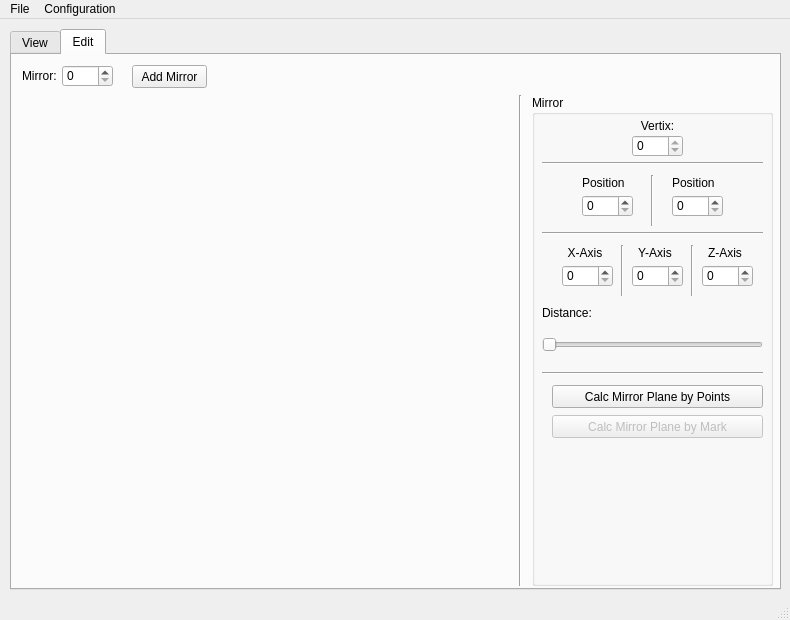
<?xml version="1.0" encoding="UTF-8"?>
<ui version="4.0">
 <class>MirrorManagerGUI</class>
 <widget class="QMainWindow" name="MirrorManagerGUI">
  <property name="geometry">
   <rect>
    <x>0</x>
    <y>0</y>
    <width>790</width>
    <height>620</height>
   </rect>
  </property>
  <property name="windowTitle">
   <string>MainWindow</string>
  </property>
  <widget class="QWidget" name="centralwidget">
   <widget class="QTabWidget" name="mirror_tab_widget">
    <property name="geometry">
     <rect>
      <x>10</x>
      <y>10</y>
      <width>771</width>
      <height>561</height>
     </rect>
    </property>
    <property name="currentIndex">
     <number>1</number>
    </property>
    <widget class="QWidget" name="_mirror_tab_view">
     <attribute name="title">
      <string>View</string>
     </attribute>
     <widget class="QWidget" name="_mirror_view_widget_left" native="true">
      <property name="geometry">
       <rect>
        <x>10</x>
        <y>10</y>
        <width>480</width>
        <height>369</height>
       </rect>
      </property>
     </widget>
     <widget class="QWidget" name="_mirror_view_widget3" native="true">
      <property name="geometry">
       <rect>
        <x>510</x>
        <y>10</y>
        <width>240</width>
        <height>160</height>
       </rect>
      </property>
     </widget>
     <widget class="QWidget" name="_mirror_view_widget4" native="true">
      <property name="geometry">
       <rect>
        <x>510</x>
        <y>180</y>
        <width>240</width>
        <height>160</height>
       </rect>
      </property>
     </widget>
     <widget class="QWidget" name="_mirror_view_widget2" native="true">
      <property name="geometry">
       <rect>
        <x>570</x>
        <y>350</y>
        <width>120</width>
        <height>80</height>
       </rect>
      </property>
     </widget>
     <widget class="QWidget" name="_mirror_view_widget1" native="true">
      <property name="geometry">
       <rect>
        <x>570</x>
        <y>440</y>
        <width>120</width>
        <height>80</height>
       </rect>
      </property>
     </widget>
    </widget>
    <widget class="QWidget" name="_mirror_tab_edit">
     <attribute name="title">
      <string>Edit</string>
     </attribute>
     <widget class="QWidget" name="_mirror_widget_bottom_right" native="true">
      <property name="geometry">
       <rect>
        <x>260</x>
        <y>370</y>
        <width>240</width>
        <height>160</height>
       </rect>
      </property>
     </widget>
     <widget class="QSpinBox" name="_mirror_spinbox_mirror">
      <property name="geometry">
       <rect>
        <x>50</x>
        <y>10</y>
        <width>51</width>
        <height>22</height>
       </rect>
      </property>
     </widget>
     <widget class="QGroupBox" name="mirror_groupbox_data">
      <property name="geometry">
       <rect>
        <x>520</x>
        <y>40</y>
        <width>241</width>
        <height>491</height>
       </rect>
      </property>
      <property name="title">
       <string>Mirror</string>
      </property>
      <widget class="QLabel" name="_mirror_label_vertix">
       <property name="geometry">
        <rect>
         <x>100</x>
         <y>20</y>
         <width>51</width>
         <height>21</height>
        </rect>
       </property>
       <property name="text">
        <string>Vertix:</string>
       </property>
       <property name="alignment">
        <set>Qt::AlignCenter</set>
       </property>
      </widget>
      <widget class="QSpinBox" name="_mirror_spinbox_vertix">
       <property name="geometry">
        <rect>
         <x>100</x>
         <y>40</y>
         <width>51</width>
         <height>22</height>
        </rect>
       </property>
       <property name="maximum">
        <number>0</number>
       </property>
      </widget>
      <widget class="QSpinBox" name="_mirror_spinbox_vertix_x">
       <property name="geometry">
        <rect>
         <x>50</x>
         <y>100</y>
         <width>51</width>
         <height>22</height>
        </rect>
       </property>
       <property name="maximum">
        <number>640</number>
       </property>
      </widget>
      <widget class="Line" name="line_2">
       <property name="geometry">
        <rect>
         <x>10</x>
         <y>60</y>
         <width>221</width>
         <height>16</height>
        </rect>
       </property>
       <property name="orientation">
        <enum>Qt::Horizontal</enum>
       </property>
      </widget>
      <widget class="QLabel" name="_mirror_label_posx">
       <property name="geometry">
        <rect>
         <x>50</x>
         <y>80</y>
         <width>46</width>
         <height>16</height>
        </rect>
       </property>
       <property name="text">
        <string>Position X:</string>
       </property>
      </widget>
      <widget class="Line" name="line_3">
       <property name="geometry">
        <rect>
         <x>10</x>
         <y>130</y>
         <width>221</width>
         <height>16</height>
        </rect>
       </property>
       <property name="orientation">
        <enum>Qt::Horizontal</enum>
       </property>
      </widget>
      <widget class="QSpinBox" name="_mirror_spinbox_vertix_y">
       <property name="geometry">
        <rect>
         <x>140</x>
         <y>100</y>
         <width>51</width>
         <height>22</height>
        </rect>
       </property>
       <property name="maximum">
        <number>480</number>
       </property>
      </widget>
      <widget class="QLabel" name="_mirror_label_posy">
       <property name="geometry">
        <rect>
         <x>140</x>
         <y>80</y>
         <width>46</width>
         <height>16</height>
        </rect>
       </property>
       <property name="text">
        <string>Position Y:</string>
       </property>
      </widget>
      <widget class="Line" name="line_5">
       <property name="geometry">
        <rect>
         <x>110</x>
         <y>80</y>
         <width>20</width>
         <height>51</height>
        </rect>
       </property>
       <property name="orientation">
        <enum>Qt::Vertical</enum>
       </property>
      </widget>
      <widget class="QSpinBox" name="_mirror_spinbox_vertix_x_axis">
       <property name="geometry">
        <rect>
         <x>30</x>
         <y>170</y>
         <width>51</width>
         <height>22</height>
        </rect>
       </property>
      </widget>
      <widget class="QLabel" name="_mirror_label_x_axis">
       <property name="geometry">
        <rect>
         <x>30</x>
         <y>150</y>
         <width>46</width>
         <height>16</height>
        </rect>
       </property>
       <property name="text">
        <string>X-Axis</string>
       </property>
       <property name="alignment">
        <set>Qt::AlignCenter</set>
       </property>
      </widget>
      <widget class="QSpinBox" name="_mirror_spinbox_vertix_y_axis">
       <property name="geometry">
        <rect>
         <x>100</x>
         <y>170</y>
         <width>51</width>
         <height>22</height>
        </rect>
       </property>
      </widget>
      <widget class="QLabel" name="_mirror_label_y_axis">
       <property name="geometry">
        <rect>
         <x>100</x>
         <y>150</y>
         <width>46</width>
         <height>16</height>
        </rect>
       </property>
       <property name="text">
        <string>Y-Axis</string>
       </property>
       <property name="alignment">
        <set>Qt::AlignCenter</set>
       </property>
      </widget>
      <widget class="QSpinBox" name="_mirror_spinbox_vertix_z_axis">
       <property name="geometry">
        <rect>
         <x>170</x>
         <y>170</y>
         <width>51</width>
         <height>22</height>
        </rect>
       </property>
      </widget>
      <widget class="QLabel" name="_mirror_label_z_axis">
       <property name="geometry">
        <rect>
         <x>170</x>
         <y>150</y>
         <width>46</width>
         <height>16</height>
        </rect>
       </property>
       <property name="text">
        <string>Z-Axis</string>
       </property>
       <property name="alignment">
        <set>Qt::AlignCenter</set>
       </property>
      </widget>
      <widget class="Line" name="line_6">
       <property name="geometry">
        <rect>
         <x>80</x>
         <y>150</y>
         <width>20</width>
         <height>51</height>
        </rect>
       </property>
       <property name="orientation">
        <enum>Qt::Vertical</enum>
       </property>
      </widget>
      <widget class="Line" name="line_7">
       <property name="geometry">
        <rect>
         <x>150</x>
         <y>150</y>
         <width>20</width>
         <height>51</height>
        </rect>
       </property>
       <property name="orientation">
        <enum>Qt::Vertical</enum>
       </property>
      </widget>
      <widget class="Line" name="line_8">
       <property name="geometry">
        <rect>
         <x>10</x>
         <y>270</y>
         <width>221</width>
         <height>16</height>
        </rect>
       </property>
       <property name="orientation">
        <enum>Qt::Horizontal</enum>
       </property>
      </widget>
      <widget class="QLabel" name="_mirror_label_distance">
       <property name="geometry">
        <rect>
         <x>10</x>
         <y>210</y>
         <width>91</width>
         <height>16</height>
        </rect>
       </property>
       <property name="text">
        <string>Distance:</string>
       </property>
      </widget>
      <widget class="QSlider" name="_mirror_slider_distance">
       <property name="geometry">
        <rect>
         <x>10</x>
         <y>240</y>
         <width>221</width>
         <height>19</height>
        </rect>
       </property>
       <property name="orientation">
        <enum>Qt::Horizontal</enum>
       </property>
      </widget>
      <widget class="QPushButton" name="_mirror_push_button_calc_points">
       <property name="geometry">
        <rect>
         <x>20</x>
         <y>290</y>
         <width>211</width>
         <height>23</height>
        </rect>
       </property>
       <property name="text">
        <string>Calc Mirror Plane by Points</string>
       </property>
      </widget>
      <widget class="QPushButton" name="pushButton_2">
       <property name="enabled">
        <bool>false</bool>
       </property>
       <property name="geometry">
        <rect>
         <x>20</x>
         <y>320</y>
         <width>211</width>
         <height>23</height>
        </rect>
       </property>
       <property name="text">
        <string>Calc Mirror Plane by Mark</string>
       </property>
      </widget>
     </widget>
     <widget class="Line" name="line_4">
      <property name="geometry">
       <rect>
        <x>500</x>
        <y>40</y>
        <width>16</width>
        <height>491</height>
       </rect>
      </property>
      <property name="orientation">
       <enum>Qt::Vertical</enum>
      </property>
     </widget>
     <widget class="QWidget" name="_mirror_widget_top" native="true">
      <property name="geometry">
       <rect>
        <x>10</x>
        <y>40</y>
        <width>480</width>
        <height>320</height>
       </rect>
      </property>
     </widget>
     <widget class="QWidget" name="_mirror_widget_bottom_left" native="true">
      <property name="geometry">
       <rect>
        <x>10</x>
        <y>370</y>
        <width>240</width>
        <height>160</height>
       </rect>
      </property>
     </widget>
     <widget class="QLabel" name="_mirror_label_mirror">
      <property name="geometry">
       <rect>
        <x>10</x>
        <y>10</y>
        <width>41</width>
        <height>21</height>
       </rect>
      </property>
      <property name="text">
       <string>Mirror:</string>
      </property>
     </widget>
     <widget class="QPushButton" name="_mirror_push_button_add_mirror">
      <property name="geometry">
       <rect>
        <x>120</x>
        <y>10</y>
        <width>75</width>
        <height>23</height>
       </rect>
      </property>
      <property name="text">
       <string>Add Mirror</string>
      </property>
     </widget>
    </widget>
   </widget>
  </widget>
  <widget class="QMenuBar" name="menubar">
   <property name="geometry">
    <rect>
     <x>0</x>
     <y>0</y>
     <width>790</width>
     <height>21</height>
    </rect>
   </property>
   <widget class="QMenu" name="menuFile">
    <property name="title">
     <string>File</string>
    </property>
    <addaction name="_mirror_action_close"/>
   </widget>
   <widget class="QMenu" name="menuConfiguration">
    <property name="title">
     <string>Configuration</string>
    </property>
    <addaction name="_mirror_action_add_mirror"/>
   </widget>
   <addaction name="menuFile"/>
   <addaction name="menuConfiguration"/>
  </widget>
  <widget class="QStatusBar" name="statusbar"/>
  <action name="_mirror_action_close">
   <property name="text">
    <string>Close</string>
   </property>
  </action>
  <action name="_mirror_action_add_mirror">
   <property name="text">
    <string>Add Mirror</string>
   </property>
  </action>
 </widget>
 <resources/>
 <connections/>
</ui>
